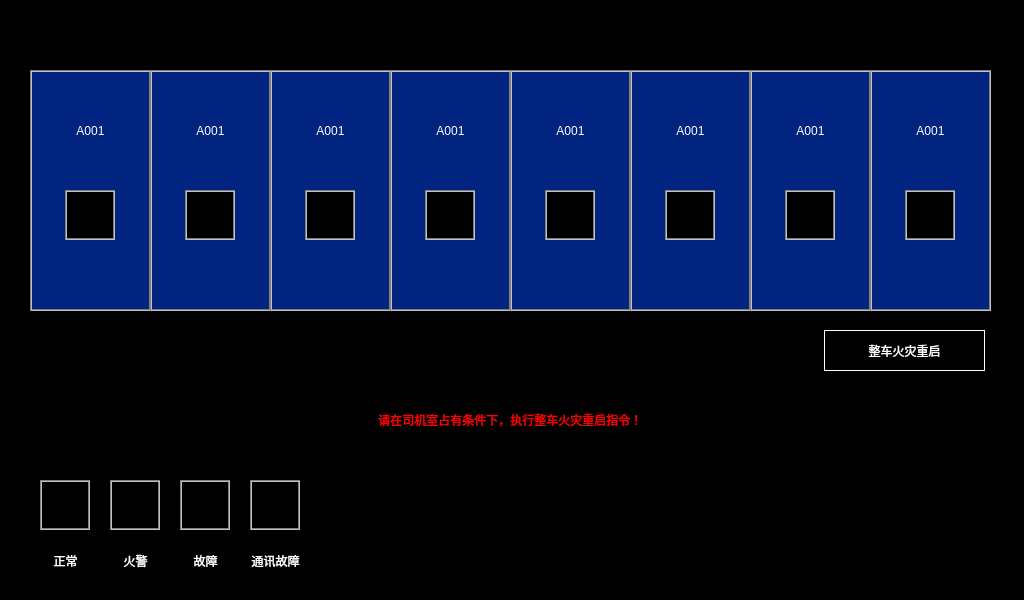
<?xml version="1.0" encoding="UTF-8"?>
<ui version="4.0">
 <class>FireAlarm</class>
 <widget class="QWidget" name="FireAlarm">
  <property name="geometry">
   <rect>
    <x>0</x>
    <y>0</y>
    <width>1024</width>
    <height>600</height>
   </rect>
  </property>
  <property name="windowTitle">
   <string>Form</string>
  </property>
  <property name="styleSheet">
   <string notr="true">QLabel
{
	color: white;
	border: 2px groove, gray;
    border-color: gray;
    font: 20px &quot;微软雅黑&quot;;
}

QWidget
{
	background-color: black;
}</string>
  </property>
  <widget class="QLabel" name="label">
   <property name="geometry">
    <rect>
     <x>30</x>
     <y>70</y>
     <width>121</width>
     <height>241</height>
    </rect>
   </property>
   <property name="styleSheet">
    <string notr="true">background-color: rgb(0, 36, 127);</string>
   </property>
   <property name="text">
    <string/>
   </property>
   <property name="alignment">
    <set>Qt::AlignHCenter|Qt::AlignTop</set>
   </property>
  </widget>
  <widget class="QLabel" name="label_2">
   <property name="geometry">
    <rect>
     <x>150</x>
     <y>70</y>
     <width>121</width>
     <height>241</height>
    </rect>
   </property>
   <property name="styleSheet">
    <string notr="true">background-color: rgb(0, 36, 127);</string>
   </property>
   <property name="text">
    <string/>
   </property>
   <property name="alignment">
    <set>Qt::AlignHCenter|Qt::AlignTop</set>
   </property>
  </widget>
  <widget class="QLabel" name="label_3">
   <property name="geometry">
    <rect>
     <x>270</x>
     <y>70</y>
     <width>121</width>
     <height>241</height>
    </rect>
   </property>
   <property name="styleSheet">
    <string notr="true">background-color: rgb(0, 36, 127);</string>
   </property>
   <property name="text">
    <string/>
   </property>
   <property name="alignment">
    <set>Qt::AlignHCenter|Qt::AlignTop</set>
   </property>
  </widget>
  <widget class="QLabel" name="label_4">
   <property name="geometry">
    <rect>
     <x>390</x>
     <y>70</y>
     <width>121</width>
     <height>241</height>
    </rect>
   </property>
   <property name="styleSheet">
    <string notr="true">background-color: rgb(0, 36, 127);</string>
   </property>
   <property name="text">
    <string/>
   </property>
   <property name="alignment">
    <set>Qt::AlignHCenter|Qt::AlignTop</set>
   </property>
  </widget>
  <widget class="QLabel" name="label_5">
   <property name="geometry">
    <rect>
     <x>510</x>
     <y>70</y>
     <width>121</width>
     <height>241</height>
    </rect>
   </property>
   <property name="styleSheet">
    <string notr="true">background-color: rgb(0, 36, 127);</string>
   </property>
   <property name="text">
    <string/>
   </property>
   <property name="alignment">
    <set>Qt::AlignHCenter|Qt::AlignTop</set>
   </property>
  </widget>
  <widget class="QLabel" name="label_6">
   <property name="geometry">
    <rect>
     <x>630</x>
     <y>70</y>
     <width>121</width>
     <height>241</height>
    </rect>
   </property>
   <property name="styleSheet">
    <string notr="true">background-color: rgb(0, 36, 127);</string>
   </property>
   <property name="text">
    <string/>
   </property>
   <property name="alignment">
    <set>Qt::AlignHCenter|Qt::AlignTop</set>
   </property>
  </widget>
  <widget class="QLabel" name="label_7">
   <property name="geometry">
    <rect>
     <x>750</x>
     <y>70</y>
     <width>121</width>
     <height>241</height>
    </rect>
   </property>
   <property name="styleSheet">
    <string notr="true">background-color: rgb(0, 36, 127);</string>
   </property>
   <property name="text">
    <string/>
   </property>
   <property name="alignment">
    <set>Qt::AlignHCenter|Qt::AlignTop</set>
   </property>
  </widget>
  <widget class="QLabel" name="label_8">
   <property name="geometry">
    <rect>
     <x>870</x>
     <y>70</y>
     <width>121</width>
     <height>241</height>
    </rect>
   </property>
   <property name="styleSheet">
    <string notr="true">background-color: rgb(0, 36, 127);</string>
   </property>
   <property name="text">
    <string/>
   </property>
   <property name="alignment">
    <set>Qt::AlignHCenter|Qt::AlignTop</set>
   </property>
  </widget>
  <widget class="QLabel" name="lblfireAlarmA1">
   <property name="geometry">
    <rect>
     <x>65</x>
     <y>190</y>
     <width>50</width>
     <height>50</height>
    </rect>
   </property>
   <property name="styleSheet">
    <string notr="true">border-image: url(:/images/fireAlarmOk.png);</string>
   </property>
   <property name="text">
    <string/>
   </property>
  </widget>
  <widget class="QLabel" name="lblfireAlarmB1">
   <property name="geometry">
    <rect>
     <x>185</x>
     <y>190</y>
     <width>50</width>
     <height>50</height>
    </rect>
   </property>
   <property name="styleSheet">
    <string notr="true">border-image: url(:/images/fireAlarmOk.png);</string>
   </property>
   <property name="text">
    <string/>
   </property>
  </widget>
  <widget class="QLabel" name="lblfireAlarmC1">
   <property name="geometry">
    <rect>
     <x>305</x>
     <y>190</y>
     <width>50</width>
     <height>50</height>
    </rect>
   </property>
   <property name="styleSheet">
    <string notr="true">border-image: url(:/images/fireAlarmOk.png);</string>
   </property>
   <property name="text">
    <string/>
   </property>
  </widget>
  <widget class="QLabel" name="lblfireAlarmD1">
   <property name="geometry">
    <rect>
     <x>425</x>
     <y>190</y>
     <width>50</width>
     <height>50</height>
    </rect>
   </property>
   <property name="styleSheet">
    <string notr="true">border-image: url(:/images/fireAlarmOk.png);</string>
   </property>
   <property name="text">
    <string/>
   </property>
  </widget>
  <widget class="QLabel" name="lblfireAlarmD2">
   <property name="geometry">
    <rect>
     <x>545</x>
     <y>190</y>
     <width>50</width>
     <height>50</height>
    </rect>
   </property>
   <property name="styleSheet">
    <string notr="true">border-image: url(:/images/fireAlarmOk.png);</string>
   </property>
   <property name="text">
    <string/>
   </property>
  </widget>
  <widget class="QLabel" name="lblfireAlarmC2">
   <property name="geometry">
    <rect>
     <x>665</x>
     <y>190</y>
     <width>50</width>
     <height>50</height>
    </rect>
   </property>
   <property name="styleSheet">
    <string notr="true">border-image: url(:/images/fireAlarmOk.png);</string>
   </property>
   <property name="text">
    <string/>
   </property>
  </widget>
  <widget class="QLabel" name="lblfireAlarmB2">
   <property name="geometry">
    <rect>
     <x>785</x>
     <y>190</y>
     <width>50</width>
     <height>50</height>
    </rect>
   </property>
   <property name="styleSheet">
    <string notr="true">border-image: url(:/images/fireAlarmOk.png);</string>
   </property>
   <property name="text">
    <string/>
   </property>
  </widget>
  <widget class="QLabel" name="lblfireAlarmA2">
   <property name="geometry">
    <rect>
     <x>905</x>
     <y>190</y>
     <width>50</width>
     <height>50</height>
    </rect>
   </property>
   <property name="styleSheet">
    <string notr="true">border-image: url(:/images/fireAlarmOk.png);</string>
   </property>
   <property name="text">
    <string/>
   </property>
  </widget>
  <widget class="QLabel" name="label_17">
   <property name="geometry">
    <rect>
     <x>40</x>
     <y>480</y>
     <width>50</width>
     <height>50</height>
    </rect>
   </property>
   <property name="styleSheet">
    <string notr="true">border-image: url(:/images/fireAlarmOk.png);</string>
   </property>
   <property name="text">
    <string/>
   </property>
  </widget>
  <widget class="QLabel" name="label_18">
   <property name="geometry">
    <rect>
     <x>110</x>
     <y>480</y>
     <width>50</width>
     <height>50</height>
    </rect>
   </property>
   <property name="styleSheet">
    <string notr="true">border-image: url(:/images/fireAlarmWarning.png);</string>
   </property>
   <property name="text">
    <string/>
   </property>
  </widget>
  <widget class="QLabel" name="label_19">
   <property name="geometry">
    <rect>
     <x>180</x>
     <y>480</y>
     <width>50</width>
     <height>50</height>
    </rect>
   </property>
   <property name="styleSheet">
    <string notr="true">border-image: url(:/images/fireAlarmError.png);</string>
   </property>
   <property name="text">
    <string/>
   </property>
  </widget>
  <widget class="QLabel" name="label_20">
   <property name="geometry">
    <rect>
     <x>250</x>
     <y>480</y>
     <width>50</width>
     <height>50</height>
    </rect>
   </property>
   <property name="styleSheet">
    <string notr="true">border-image: url(:/images/fireAlarmOffLine.png);</string>
   </property>
   <property name="text">
    <string/>
   </property>
  </widget>
  <widget class="QLabel" name="label_21">
   <property name="geometry">
    <rect>
     <x>40</x>
     <y>540</y>
     <width>51</width>
     <height>41</height>
    </rect>
   </property>
   <property name="styleSheet">
    <string notr="true">border: 0px;
font: 16px, &quot;微软雅黑&quot;;</string>
   </property>
   <property name="text">
    <string>正常</string>
   </property>
   <property name="alignment">
    <set>Qt::AlignCenter</set>
   </property>
  </widget>
  <widget class="QLabel" name="label_22">
   <property name="geometry">
    <rect>
     <x>110</x>
     <y>540</y>
     <width>51</width>
     <height>41</height>
    </rect>
   </property>
   <property name="styleSheet">
    <string notr="true">border: 0px;
font: 16px, &quot;微软雅黑&quot;;</string>
   </property>
   <property name="text">
    <string>火警</string>
   </property>
   <property name="alignment">
    <set>Qt::AlignCenter</set>
   </property>
  </widget>
  <widget class="QLabel" name="label_23">
   <property name="geometry">
    <rect>
     <x>180</x>
     <y>540</y>
     <width>51</width>
     <height>41</height>
    </rect>
   </property>
   <property name="styleSheet">
    <string notr="true">border: 0px;
font: 16px, &quot;微软雅黑&quot;;</string>
   </property>
   <property name="text">
    <string>故障</string>
   </property>
   <property name="alignment">
    <set>Qt::AlignCenter</set>
   </property>
  </widget>
  <widget class="QLabel" name="label_24">
   <property name="geometry">
    <rect>
     <x>240</x>
     <y>540</y>
     <width>71</width>
     <height>41</height>
    </rect>
   </property>
   <property name="styleSheet">
    <string notr="true">border: 0px;
font: 16px, &quot;微软雅黑&quot;;</string>
   </property>
   <property name="text">
    <string>通讯故障</string>
   </property>
   <property name="alignment">
    <set>Qt::AlignCenter</set>
   </property>
  </widget>
  <widget class="QPushButton" name="btnSetting">
   <property name="geometry">
    <rect>
     <x>824</x>
     <y>330</y>
     <width>161</width>
     <height>41</height>
    </rect>
   </property>
   <property name="styleSheet">
    <string notr="true">QPushButton
{
    font: 18px &quot;微软雅黑&quot;;
    color: white;
	background-color: black;
	border:1px solid white;
}</string>
   </property>
   <property name="text">
    <string>整车火灾重启</string>
   </property>
  </widget>
  <widget class="QLabel" name="lblVehicleNumberA1">
   <property name="geometry">
    <rect>
     <x>30</x>
     <y>110</y>
     <width>121</width>
     <height>41</height>
    </rect>
   </property>
   <property name="styleSheet">
    <string notr="true">border: 0px;
font: 18px, &quot;微软雅黑&quot;;
background-color: transparent;</string>
   </property>
   <property name="text">
    <string>A001</string>
   </property>
   <property name="alignment">
    <set>Qt::AlignCenter</set>
   </property>
  </widget>
  <widget class="QLabel" name="lblVehicleNumberB1">
   <property name="geometry">
    <rect>
     <x>150</x>
     <y>110</y>
     <width>121</width>
     <height>41</height>
    </rect>
   </property>
   <property name="styleSheet">
    <string notr="true">border: 0px;
font: 18px, &quot;微软雅黑&quot;;
background-color: transparent;</string>
   </property>
   <property name="text">
    <string>A001</string>
   </property>
   <property name="alignment">
    <set>Qt::AlignCenter</set>
   </property>
  </widget>
  <widget class="QLabel" name="lblVehicleNumberC1">
   <property name="geometry">
    <rect>
     <x>270</x>
     <y>110</y>
     <width>121</width>
     <height>41</height>
    </rect>
   </property>
   <property name="styleSheet">
    <string notr="true">border: 0px;
font: 18px, &quot;微软雅黑&quot;;
background-color: transparent;</string>
   </property>
   <property name="text">
    <string>A001</string>
   </property>
   <property name="alignment">
    <set>Qt::AlignCenter</set>
   </property>
  </widget>
  <widget class="QLabel" name="lblVehicleNumberD1">
   <property name="geometry">
    <rect>
     <x>390</x>
     <y>110</y>
     <width>121</width>
     <height>41</height>
    </rect>
   </property>
   <property name="styleSheet">
    <string notr="true">border: 0px;
font: 18px, &quot;微软雅黑&quot;;
background-color: transparent;</string>
   </property>
   <property name="text">
    <string>A001</string>
   </property>
   <property name="alignment">
    <set>Qt::AlignCenter</set>
   </property>
  </widget>
  <widget class="QLabel" name="lblVehicleNumberD2">
   <property name="geometry">
    <rect>
     <x>510</x>
     <y>110</y>
     <width>121</width>
     <height>41</height>
    </rect>
   </property>
   <property name="styleSheet">
    <string notr="true">border: 0px;
font: 18px, &quot;微软雅黑&quot;;
background-color: transparent;</string>
   </property>
   <property name="text">
    <string>A001</string>
   </property>
   <property name="alignment">
    <set>Qt::AlignCenter</set>
   </property>
  </widget>
  <widget class="QLabel" name="lblVehicleNumberC2">
   <property name="geometry">
    <rect>
     <x>630</x>
     <y>110</y>
     <width>121</width>
     <height>41</height>
    </rect>
   </property>
   <property name="styleSheet">
    <string notr="true">border: 0px;
font: 18px, &quot;微软雅黑&quot;;
background-color: transparent;</string>
   </property>
   <property name="text">
    <string>A001</string>
   </property>
   <property name="alignment">
    <set>Qt::AlignCenter</set>
   </property>
  </widget>
  <widget class="QLabel" name="lblVehicleNumberB2">
   <property name="geometry">
    <rect>
     <x>750</x>
     <y>110</y>
     <width>121</width>
     <height>41</height>
    </rect>
   </property>
   <property name="styleSheet">
    <string notr="true">border: 0px;
font: 18px, &quot;微软雅黑&quot;;
background-color: transparent;</string>
   </property>
   <property name="text">
    <string>A001</string>
   </property>
   <property name="alignment">
    <set>Qt::AlignCenter</set>
   </property>
  </widget>
  <widget class="QLabel" name="lblVehicleNumberA2">
   <property name="geometry">
    <rect>
     <x>870</x>
     <y>110</y>
     <width>121</width>
     <height>41</height>
    </rect>
   </property>
   <property name="styleSheet">
    <string notr="true">border: 0px;
font: 18px, &quot;微软雅黑&quot;;
background-color: transparent;</string>
   </property>
   <property name="text">
    <string>A001</string>
   </property>
   <property name="alignment">
    <set>Qt::AlignCenter</set>
   </property>
  </widget>
  <widget class="QLabel" name="lblTip">
   <property name="geometry">
    <rect>
     <x>110</x>
     <y>400</y>
     <width>791</width>
     <height>40</height>
    </rect>
   </property>
   <property name="styleSheet">
    <string notr="true">font: 20px &quot;微软雅黑&quot;;
background-color: black;
border: 0px;
color: red;</string>
   </property>
   <property name="text">
    <string>   请在司机室占有条件下，执行整车火灾重启指令！</string>
   </property>
   <property name="alignment">
    <set>Qt::AlignCenter</set>
   </property>
  </widget>
 </widget>
 <resources/>
 <connections/>
</ui>
